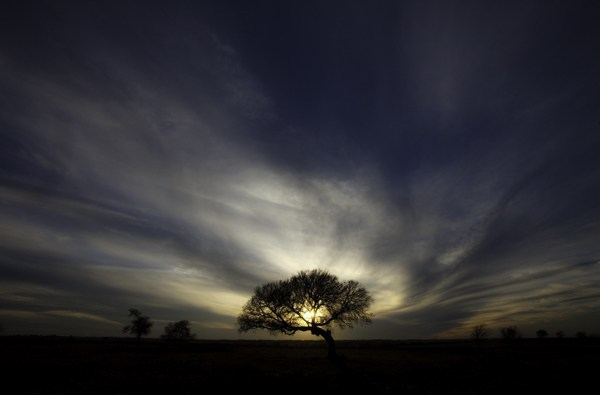
#> input picture Enhancement by Histogram Manipulation/tree.jpg, 600 x 395 px, found by its file name
$ jupyter execute 'Act5-Histogram (1).ipynb'   (shell and % lines are left out)
#> lines starting #> are read from the running program, lines starting #| are printed output that depends on the picture; long printed decimals are rounded
[cell 1]
import matplotlib.pyplot as plt
import numpy as np
import cv2
from skimage import img_as_float

[cell 2]
M = cv2.cvtColor(cv2.imread('tree.jpg'), cv2.COLOR_BGR2RGB)
M_gray = cv2.cvtColor(M, cv2.COLOR_RGB2GRAY)
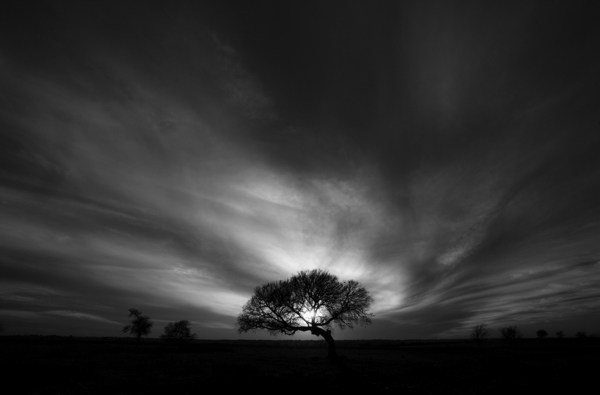
#> M_gray: shape (395, 600); min 0, max 253, mean 48.8
plt.style.use('dark_background')
plt.figure(figsize=[15,6])
plt.rcParams['axes.titlesize'] = 17
plt.subplot(121)
plt.imshow(M)
plt.title('Original Image')
plt.subplot(122)
plt.imshow(M_gray,'gray')
plt.title('Original Image in Grayscale')
plt.show()
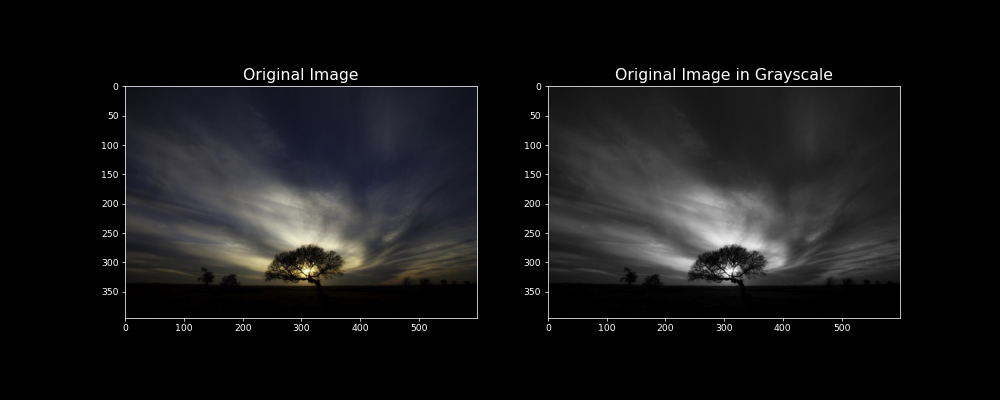
#> figure drawn by matplotlib, 2 panels
plt.figure(figsize=[15,6])
#plt.imshow(M_gray, cmap = 'gray')
#plt.show()

Imin = np.amin(M_gray)
#> Imin = 0
Imax = np.amax(M_gray)
#> Imax = 253
print('Imin: ',Imin,'Imax: ',Imax)
#| Imin:  0 Imax:  253

plt.imshow(M_gray,'gray')
plt.title('Original Image in Grayscale')
plt.show()

# 1. Contrast Stretching

[cell 3]
# from skimage : img_as_float , Normalizing float points
M_grayf = img_as_float(M_gray)
M_contra = M_grayf*255

Imin = np.amin(M_gray)
Imax = np.amax(M_gray)
Iminf = np.amin(M_grayf)
#> Iminf = 0
Imaxf = np.amax(M_grayf)
#> Imaxf = 0.992

print('Imin: ',Imin,'Imax: ',Imax)
#| Imin:  0 Imax:  253
print('Iminf: ',Iminf,'Imaxf: ',Imaxf)
#| Iminf:  0.0 Imaxf:  0.9922
plt.style.use('dark_background')
plt.figure(figsize=[15,6])
plt.rcParams['axes.titlesize'] = 17
plt.subplot(121)
plt.imshow(M_gray,'gray')
plt.title('Original Image')
plt.subplot(122)
plt.imshow(M_contra,'gray')
plt.title('Contrast Stretched Image')
plt.show()

# 2. Histogram Manipulation

[cell 4]
hist, bin_edges = np.histogram(M_gray, bins = np.linspace(0,255,257), density = "True")
#> hist = 256 values, max 0.0645 at index 0, min 0 at index 254, mean 0.00392; bin_edges = 257 values from 0 to 255
#norm_hist = (hist-min(hist))/(max(hist)-min(hist))

plt.style.use('dark_background')

plt.figure(figsize=[8,5])
plt.rcParams['axes.titlesize'] = 17
plt.rcParams.update({'font.size': 15})
plt.plot(hist,'turquoise',linewidth=2.5)
plt.xlabel('Pixel values')
plt.ylabel('Intensity')
plt.title('Original Histogram')
plt.show()
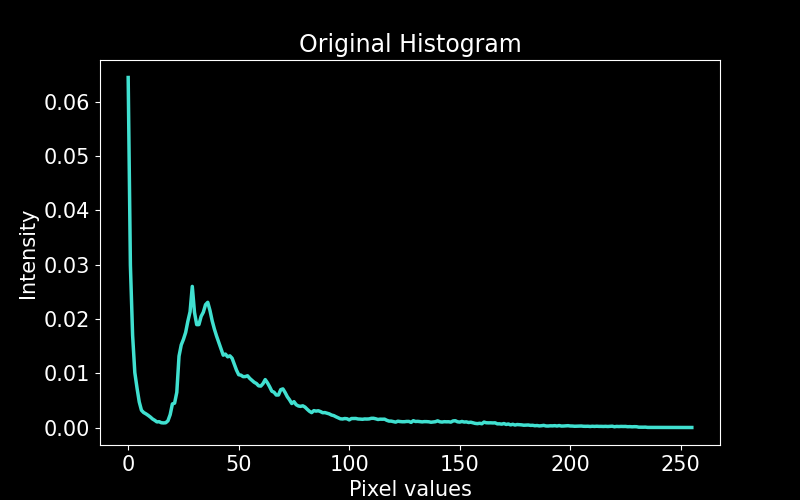
#> figure drawn by matplotlib, 1 panel; curve peaks at x = 0, y = 0.0645

# [8 lines of commented-out code are left out]

# 3. CDF

[cell 5]
cdf = np.cumsum(hist)
#> cdf = 256 values from 0.0645 to 1
#norm_cdf = (cdf-min(cdf))/(max(cdf)-min(cdf))

plt.figure(figsize=[8,5])
plt.rcParams['axes.titlesize'] = 17
plt.rcParams.update({'font.size': 15})
plt.plot(cdf,'turquoise',linewidth=2.5)
plt.xlabel('Pixel values')
plt.ylabel('T(r)')
plt.title('Cumulative Distribution Function')
plt.show()
#> figure, not shown here; curve peaks at x = 253, y = 1

# Desired CDFs

[cell 6]
des_x = np.linspace(0,Imax,100)
#> des_x = 100 values from 0 to 253

#Quadratic
def quad(x):
    x = x**2+2.8*x+0.5
    x_norm = ((x-np.min(x))/(np.max(x)-np.min(x)))*255
    return x_norm

# Sigmoid
def sig_fxn(x):
    a = np.median(x)
    m = 30
    return (1)/(1 + np.exp((-x+a)/m))*255

a = np.median(des_x)
#> a = 126.5
m = 30

def inv_sig(y):
    return (-((np.log((1/y)-1))*m - a))


plt.figure(figsize=[8,5])
plt.rcParams['axes.titlesize'] = 17
plt.rcParams.update({'font.size': 15})
plt.plot(des_x,des_x,'turquoise',linewidth=2.5)
plt.xlabel('Pixel values')
plt.ylabel('G(z)')
plt.title('Cumulative Distribution Function (linear)')
plt.show()
#> figure, not shown here; curve peaks at x = 253, y = 253

plt.figure(figsize=[8,5])
plt.rcParams['axes.titlesize'] = 17
plt.rcParams.update({'font.size': 15})
plt.plot(des_x,quad(des_x),'turquoise',linewidth=2.5)
plt.xlabel('Pixel values')
plt.ylabel('G(z)')
plt.title('Cumulative Distribution Function (quadratic)')
plt.show()
#> figure, not shown here; curve peaks at x = 253, y = 255

plt.figure(figsize=[8,5])
plt.rcParams['axes.titlesize'] = 17
plt.rcParams.update({'font.size': 15})
plt.plot(des_x,sig_fxn(des_x),'turquoise',linewidth=2.5)
plt.xlabel('Pixel values')
plt.ylabel('G(z)')
plt.title('Cumulative Distribution Function (sigmoid)')
plt.show()
#> figure, not shown here; curve peaks at x = 253, y = 251.3

# Sigmoid CDF

[cell 7]
image_sig = np.floor(np.copy(M_gray))
floored = np.floor(M_gray)
for i in range(len(floored)):
    for j in range(len(floored[i])):
        before = int(floored[i][j])
        if before >= 200:
            continue
        percentile = cdf[before]
        desire = inv_sig(percentile)
        image_sig[i][j] = desire
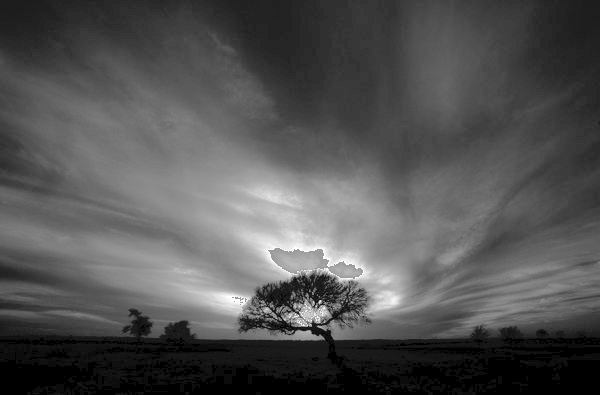
#> image_sig: shape (395, 600) float16; min 46.28, max 301, mean 129.5; drawn with min black and max white

final_sig = image_sig.astype(float)

hist1_s, bin_edges = np.histogram(final_sig, bins = np.linspace(0,255,257), density = "True")
#> hist1_s = 256 values, max 0.0652 at index 46, min 0 at index 0, mean 0.00392

cdf1 = np.cumsum(hist1_s)
#> cdf1 = 256 values from 0 to 1
#norm_cdf = (cdf-min(cdf))/(max(cdf)-min(cdf))


plt.figure(figsize=[15,6])
plt.rcParams['axes.titlesize'] = 17
plt.subplot(121)
plt.imshow(M_gray,'gray')
plt.title('Original Image')
plt.subplot(122)
plt.imshow(final_sig,'gray')
plt.title('Final Treated Image')
plt.show()

plt.figure(figsize=[15,6])
plt.rcParams['axes.titlesize'] = 17
plt.rcParams.update({'font.size': 15})
plt.subplot(121)
plt.plot(hist,'turquoise',linewidth=2.5)
plt.xlabel('Pixel values')
plt.ylabel('Intensity')
plt.title('Histogram of the original image')
plt.subplot(122)
plt.plot(hist1_s,'turquoise',linewidth=2.5)
plt.xlabel('Pixel values')
plt.ylabel('Intensity')
plt.title('Histogram of the final treated image')
plt.show()
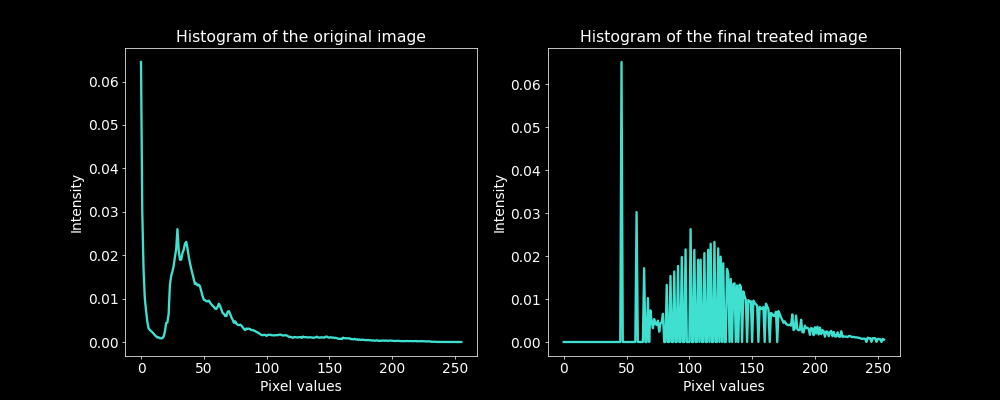
#> figure drawn by matplotlib, 2 panels; panel 1: curve peaks at x = 0, y = 0.0645; panel 2: curve peaks at x = 46, y = 0.0652

plt.figure(figsize=[15,6])
plt.rcParams['axes.titlesize'] = 17
plt.rcParams.update({'font.size': 15})
plt.subplot(121)
plt.plot(cdf,'turquoise',linewidth=2.5)
plt.xlabel('Pixel values')
plt.ylabel('T(r)')
plt.title('CDF of the original image')
plt.subplot(122)
plt.plot(cdf1,'turquoise',linewidth=2.5)
plt.xlabel('Pixel values')
plt.ylabel('T(r)')
plt.title('CDF of the final treated image')
plt.show()
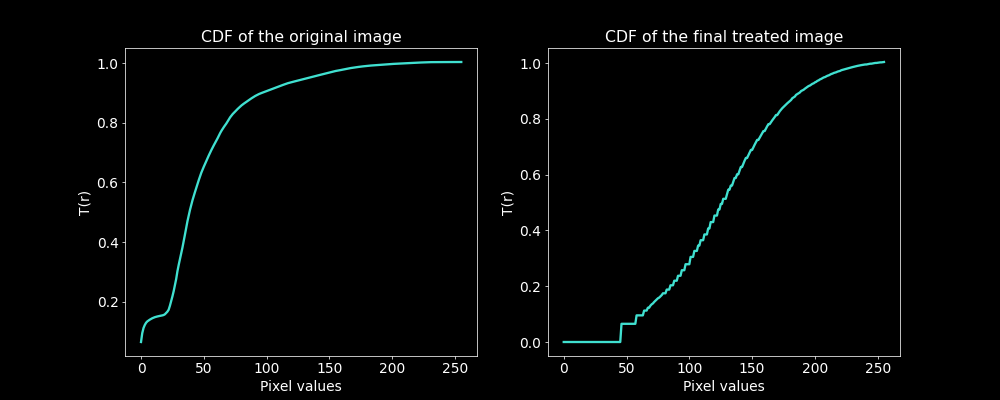
#> figure drawn by matplotlib, 2 panels; panel 1: curve peaks at x = 253, y = 1; panel 2: curve peaks at x = 255, y = 1

# Linear CDF

[cell 8]
lin = np.floor(np.copy(M_gray))
flo = np.floor(M_gray)
for i in range(len(flo)):
    for j in range(len(flo[i])):
        z = int(flo[i][j])
        if z >= Imax:
            continue
        p= cdf[z]
        des = p*255
        lin[i][j] = des
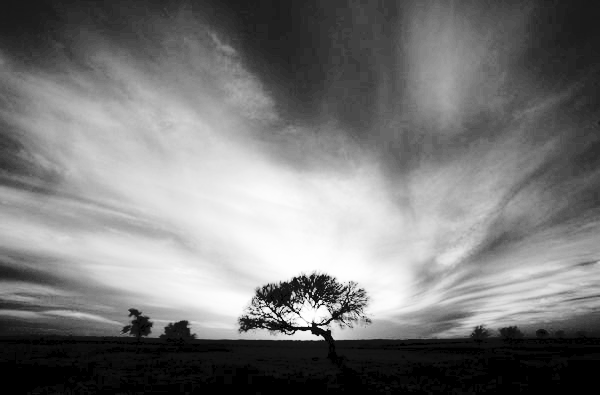
#> lin: shape (395, 600) float16; min 16.45, max 256, mean 130; drawn with min black and max white

final_lin = lin.astype(float)

hist1_l, bin_edges = np.histogram(final_lin, bins = np.linspace(0,255,257), density = "True")
#> hist1_l = 256 values, max 0.0648 at index 16, min 0 at index 0, mean 0.00392

cdf1 = np.cumsum(hist1_l)

plt.figure(figsize=[15,6])
plt.rcParams['axes.titlesize'] = 17
plt.subplot(121)
plt.imshow(M_gray,'gray')
plt.title('Original Image')
plt.subplot(122)
plt.imshow(final_lin,'gray')
plt.title('Final Treated Image')
plt.show()

plt.figure(figsize=[15,6])
plt.rcParams['axes.titlesize'] = 17
plt.rcParams.update({'font.size': 15})
plt.subplot(121)
plt.plot(hist,'turquoise',linewidth=2.5)
plt.xlabel('Pixel values')
plt.ylabel('Intensity')
plt.title('Histogram of the original image')
plt.subplot(122)
plt.plot(hist1_l,'turquoise',linewidth=2.5)
plt.xlabel('Pixel values')
plt.ylabel('Intensity')
plt.title('Histogram of the final treated image')
plt.show()
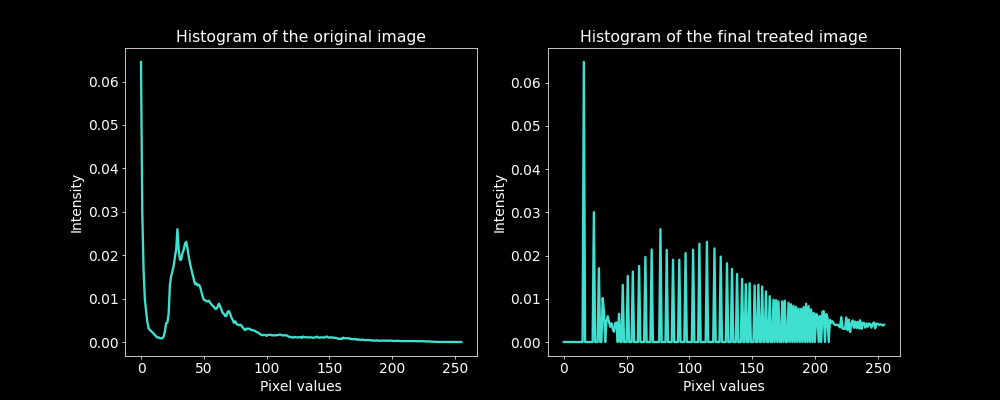
#> figure drawn by matplotlib, 2 panels; panel 1: curve peaks at x = 0, y = 0.0645; panel 2: curve peaks at x = 16, y = 0.0648

plt.figure(figsize=[15,6])
plt.rcParams['axes.titlesize'] = 17
plt.rcParams.update({'font.size': 15})
plt.subplot(121)
plt.plot(cdf,'turquoise',linewidth=2.5)
plt.xlabel('Pixel values')
plt.ylabel('T(r)')
plt.title('CDF of the original image')
plt.subplot(122)
plt.plot(cdf1,'turquoise',linewidth=2.5)
plt.xlabel('Pixel values')
plt.ylabel('T(r)')
plt.title('CDF of the final treated image')
plt.show()
#> figure, not shown here; panel 1: curve peaks at x = 253, y = 1; panel 2: curve peaks at x = 255, y = 1

# Quadratic CDF

[cell 9]
image_sig = np.floor(np.copy(M_gray))
floored = np.floor(M_gray)
for i in range(len(floored)):
    for j in range(len(floored[i])):
        before = int(floored[i][j])
        if before >= Imax:
            continue
        percentile = cdf[before]
        desire = 255*(percentile**2+2.8*percentile+0.5)
        image_sig[i][j] = desire

final_quad = image_sig.astype(float)

hist1_q, bin_edges = np.histogram(final_quad, bins = np.linspace(0,255,257), density = "True")
#> hist1_q = 256 values, max 0.39 at index 175, min 0 at index 0, mean 0.00392

cdf1 = np.cumsum(hist1_q)

plt.figure(figsize=[15,6])
plt.rcParams['axes.titlesize'] = 17
plt.subplot(121)
plt.imshow(M_gray,'gray')
plt.title('Original Image')
plt.subplot(122)
plt.imshow(final_quad,'gray')
plt.title('Final Treated Image')
plt.show()

plt.figure(figsize=[15,6])
plt.rcParams['axes.titlesize'] = 17
plt.rcParams.update({'font.size': 15})
plt.subplot(121)
plt.plot(hist,'turquoise',linewidth=2.5)
plt.xlabel('Pixel values')
plt.ylabel('Intensity')
plt.title('Histogram of the original image')
plt.subplot(122)
plt.plot(hist1_q,'turquoise',linewidth=2.5)
plt.xlabel('Pixel values')
plt.ylabel('Intensity')
plt.title('Histogram of the final treated image')
plt.show()
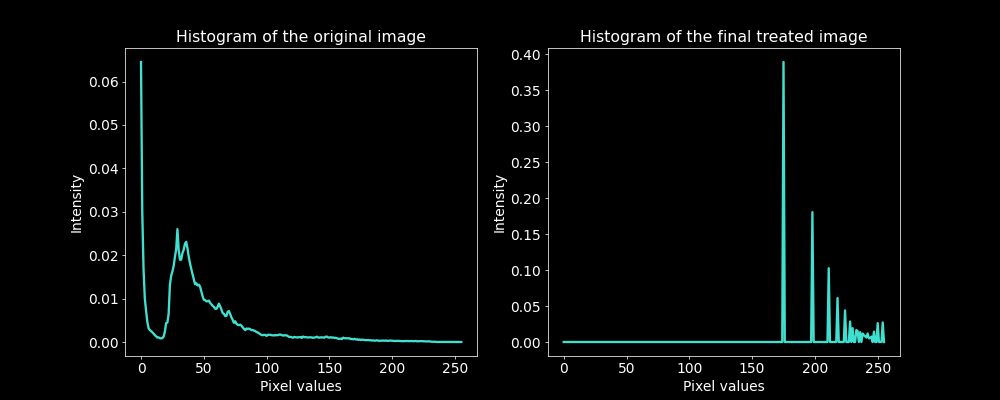
#> figure drawn by matplotlib, 2 panels; panel 1: curve peaks at x = 0, y = 0.0645; panel 2: curve peaks at x = 175, y = 0.39

plt.figure(figsize=[15,6])
plt.rcParams['axes.titlesize'] = 17
plt.rcParams.update({'font.size': 15})
plt.subplot(121)
plt.plot(cdf,'turquoise',linewidth=2.5)
plt.xlabel('Pixel values')
plt.ylabel('T(r)')
plt.title('CDF of the original image')
plt.subplot(122)
plt.plot(cdf1,'turquoise',linewidth=2.5)
plt.xlabel('Pixel values')
plt.ylabel('T(r)')
plt.title('CDF of the final treated image')
plt.show()
#> figure, not shown here; panel 1: curve peaks at x = 253, y = 1; panel 2: curve peaks at x = 254, y = 1

[cell 10]
plt.figure(figsize=[18,6])
plt.rcParams['axes.titlesize'] = 17
plt.subplot(131)
plt.imshow(final_lin,'gray')
plt.title('Linear CDF-treated Image')
plt.subplot(132)
plt.imshow(final_sig,'gray')
plt.title('Sigmoid CDF-treated Image')
plt.subplot(133)
plt.imshow(final_quad,'gray')
plt.title('Quadratic CDF-treated Image')
plt.show()

plt.figure(figsize=[15,4])
plt.rcParams['axes.titlesize'] = 17
plt.subplots_adjust(left=None, bottom=None, right=1.4, top=None, wspace=None, hspace=None)
plt.subplot(131)
plt.plot(hist1_l,'turquoise',linewidth=2.5)
plt.xlabel('Pixel values')
plt.ylabel('Intensity')
plt.title('Histogram of the final treated image(linear)')
plt.subplot(132)
plt.plot(hist1_s,'turquoise',linewidth=2.5)
plt.xlabel('Pixel values')
plt.ylabel('Intensity')
plt.title('Histogram of the final treated image(sigmoid)')
plt.subplot(133)
plt.plot(hist1_q,'turquoise',linewidth=2.5)
plt.xlabel('Pixel values')
plt.ylabel('Intensity')
plt.title('Histogram of the final treated image(quadratic)')
plt.show()
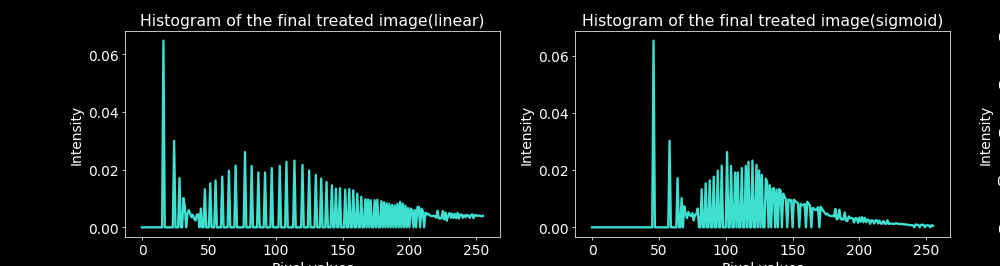
#> figure drawn by matplotlib, 3 panels; panel 1: curve peaks at x = 16, y = 0.0648; panel 2: curve peaks at x = 46, y = 0.0652; panel 3: curve peaks at x = 175, y = 0.39

$ run again, with Enhancement by Histogram Manipulation/banana.jpg copied over Enhancement by Histogram Manipulation/tree.jpg
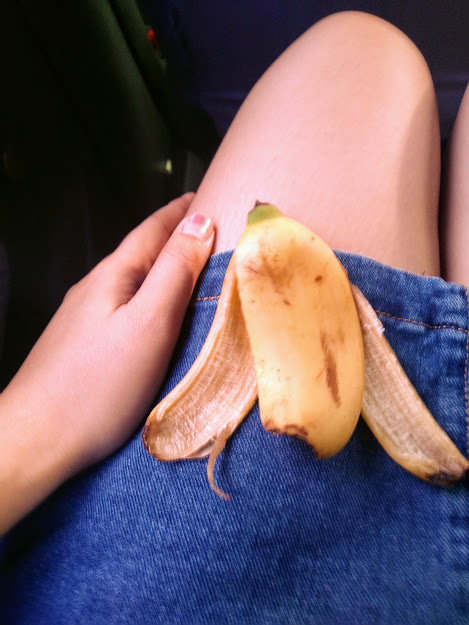
#> input picture Enhancement by Histogram Manipulation/banana.jpg, 469 x 625 px, found by its file name
#> Imin = 1
#> Imax = 255
#| Imin:  1 Imax:  255
#> Iminf = 0.00392
#> Imaxf = 1
#| Imin:  1 Imax:  255
#| Iminf:  0.003922 Imaxf:  1.0
#> hist = 256 values, max 0.0303 at index 8, min 0 at index 0, mean 0.00392; bin_edges = 257 values from 0 to 255
#> cdf = 256 values from 0 to 1
#> hist1_s = 256 values, max 0.0305 at index 51, min 0 at index 0, mean 0.00392
#> `cdf1 = np.cumsum(hist1_s)`: cdf1 = 256 values from 0 to 1
#> after the loop `for i in range(len(flo)):`:
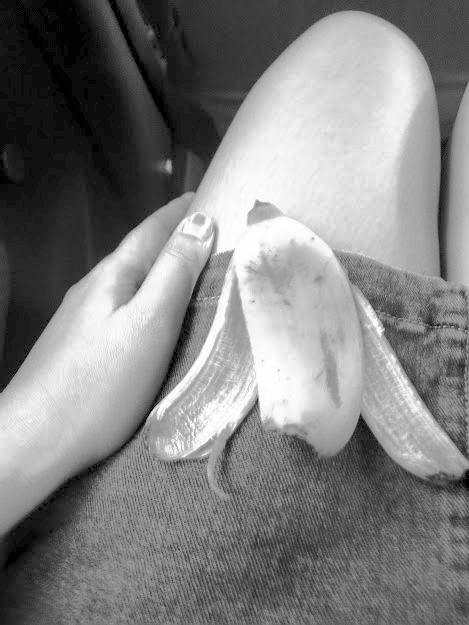
#> lin: shape (625, 469) float16; min 0.0192, max 256, mean 129; drawn with min black and max white
#> hist1_l = 256 values, max 0.0305 at index 18, min 0 at index 2, mean 0.00392
#> `cdf1 = np.cumsum(hist1_l)`: cdf1 = 256 values from 0.00121 to 1
#> hist1_q = 256 values, max 0.188 at index 182, min 0 at index 0, mean 0.00392
#> `cdf1 = np.cumsum(hist1_q)`: cdf1 = 256 values from 0 to 1
#> `plt.show()`:
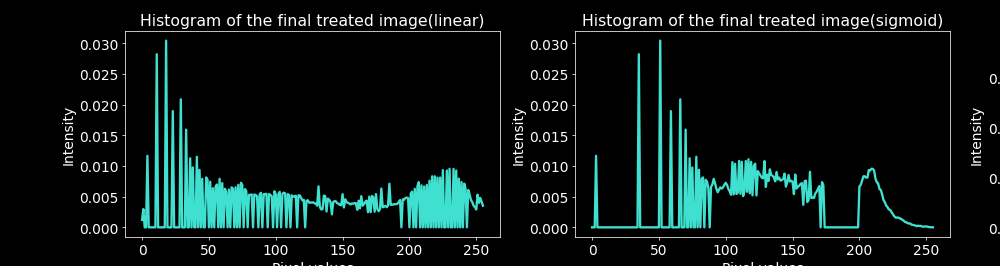
#> figure drawn by matplotlib, 3 panels; panel 1: curve peaks at x = 18, y = 0.0305; panel 2: curve peaks at x = 51, y = 0.0305; panel 3: curve peaks at x = 182, y = 0.188
